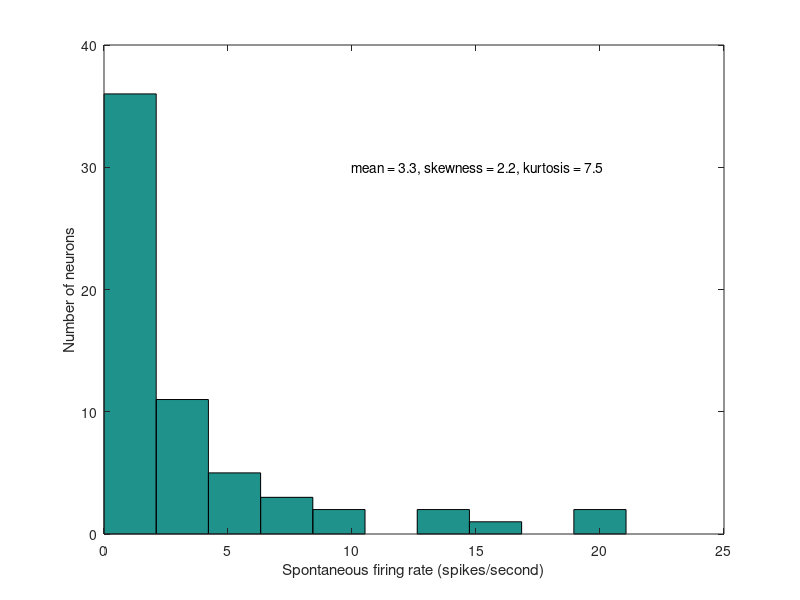

Reproduce this figure in MATLAB.
load spontaneous
hist(m)
xlabel('Spontaneous firing rate (spikes/second)') 
ylabel('Number of neurons');
text(10,30,'mean = 3.3, skewness = 2.2, kurtosis = 7.5')
